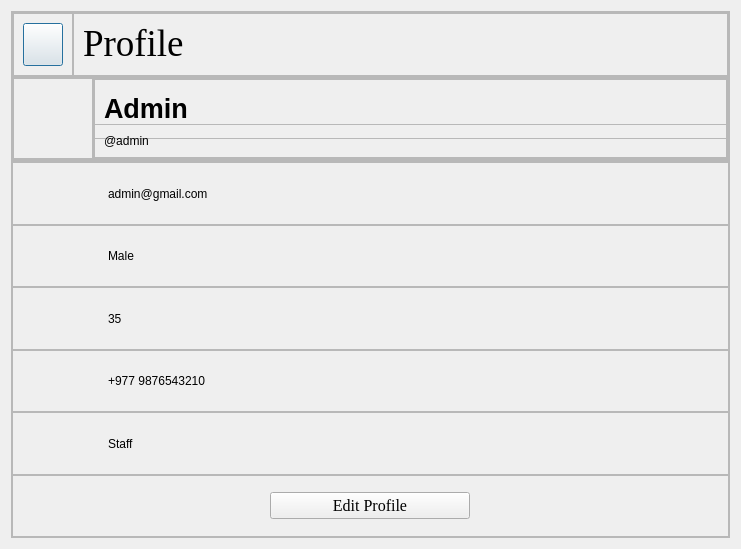
<?xml version="1.0" encoding="UTF-8"?>
<ui version="4.0">
 <class>UserInfo</class>
 <widget class="QDialog" name="UserInfo">
  <property name="geometry">
   <rect>
    <x>0</x>
    <y>0</y>
    <width>741</width>
    <height>549</height>
   </rect>
  </property>
  <property name="windowTitle">
   <string>Dialog</string>
  </property>
  <layout class="QVBoxLayout" name="verticalLayout_6">
   <item>
    <layout class="QVBoxLayout" name="Layout_profilewindow">
     <property name="spacing">
      <number>0</number>
     </property>
     <item>
      <widget class="QFrame" name="frame_hedder">
       <property name="maximumSize">
        <size>
         <width>16777215</width>
         <height>150</height>
        </size>
       </property>
       <property name="frameShape">
        <enum>QFrame::StyledPanel</enum>
       </property>
       <property name="frameShadow">
        <enum>QFrame::Raised</enum>
       </property>
       <layout class="QVBoxLayout" name="verticalLayout_2">
        <property name="spacing">
         <number>0</number>
        </property>
        <property name="leftMargin">
         <number>0</number>
        </property>
        <property name="topMargin">
         <number>0</number>
        </property>
        <property name="rightMargin">
         <number>0</number>
        </property>
        <property name="bottomMargin">
         <number>0</number>
        </property>
        <item>
         <widget class="QFrame" name="frame_title">
          <property name="maximumSize">
           <size>
            <width>16777215</width>
            <height>70</height>
           </size>
          </property>
          <property name="frameShape">
           <enum>QFrame::StyledPanel</enum>
          </property>
          <property name="frameShadow">
           <enum>QFrame::Raised</enum>
          </property>
          <layout class="QHBoxLayout" name="horizontalLayout_3">
           <property name="spacing">
            <number>0</number>
           </property>
           <property name="leftMargin">
            <number>0</number>
           </property>
           <property name="topMargin">
            <number>0</number>
           </property>
           <property name="rightMargin">
            <number>0</number>
           </property>
           <property name="bottomMargin">
            <number>0</number>
           </property>
           <item>
            <widget class="QFrame" name="frame_home">
             <property name="maximumSize">
              <size>
               <width>60</width>
               <height>16777215</height>
              </size>
             </property>
             <property name="frameShape">
              <enum>QFrame::StyledPanel</enum>
             </property>
             <property name="frameShadow">
              <enum>QFrame::Raised</enum>
             </property>
             <layout class="QHBoxLayout" name="horizontalLayout_5">
              <item>
               <widget class="QPushButton" name="pushButton_home">
                <property name="maximumSize">
                 <size>
                  <width>50</width>
                  <height>50</height>
                 </size>
                </property>
                <property name="text">
                 <string/>
                </property>
                <property name="icon">
                 <iconset resource="Resource.qrc">
                  <normaloff>:/rec/drive-download-20221026T014232Z-001/001-home.png</normaloff>:/rec/drive-download-20221026T014232Z-001/001-home.png</iconset>
                </property>
                <property name="iconSize">
                 <size>
                  <width>40</width>
                  <height>40</height>
                 </size>
                </property>
               </widget>
              </item>
             </layout>
            </widget>
           </item>
           <item>
            <widget class="QFrame" name="frame_profile">
             <property name="frameShape">
              <enum>QFrame::StyledPanel</enum>
             </property>
             <property name="frameShadow">
              <enum>QFrame::Raised</enum>
             </property>
             <layout class="QHBoxLayout" name="horizontalLayout_4">
              <item>
               <widget class="QLabel" name="label_profile">
                <property name="font">
                 <font>
                  <family>Times New Roman</family>
                  <pointsize>12</pointsize>
                 </font>
                </property>
                <property name="text">
                 <string>&lt;html&gt;&lt;head/&gt;&lt;body&gt;&lt;p&gt;&lt;span style=&quot; font-size:28pt;&quot;&gt;Profile&lt;/span&gt;&lt;/p&gt;&lt;/body&gt;&lt;/html&gt;</string>
                </property>
               </widget>
              </item>
             </layout>
            </widget>
           </item>
          </layout>
         </widget>
        </item>
        <item>
         <widget class="QFrame" name="frame_userinfo">
          <property name="frameShape">
           <enum>QFrame::StyledPanel</enum>
          </property>
          <property name="frameShadow">
           <enum>QFrame::Raised</enum>
          </property>
          <layout class="QHBoxLayout" name="horizontalLayout">
           <property name="spacing">
            <number>0</number>
           </property>
           <property name="leftMargin">
            <number>0</number>
           </property>
           <property name="topMargin">
            <number>0</number>
           </property>
           <property name="rightMargin">
            <number>0</number>
           </property>
           <property name="bottomMargin">
            <number>0</number>
           </property>
           <item>
            <widget class="QFrame" name="frame_userphoto">
             <property name="maximumSize">
              <size>
               <width>80</width>
               <height>16777215</height>
              </size>
             </property>
             <property name="frameShape">
              <enum>QFrame::StyledPanel</enum>
             </property>
             <property name="frameShadow">
              <enum>QFrame::Raised</enum>
             </property>
             <layout class="QHBoxLayout" name="horizontalLayout_6">
              <item>
               <widget class="QLabel" name="label_user">
                <property name="minimumSize">
                 <size>
                  <width>50</width>
                  <height>0</height>
                 </size>
                </property>
                <property name="maximumSize">
                 <size>
                  <width>106</width>
                  <height>16777215</height>
                 </size>
                </property>
                <property name="text">
                 <string/>
                </property>
                <property name="pixmap">
                 <pixmap resource="Resource.qrc">:/rec/drive-download-20221026T014232Z-001/PP.png</pixmap>
                </property>
                <property name="scaledContents">
                 <bool>true</bool>
                </property>
               </widget>
              </item>
             </layout>
            </widget>
           </item>
           <item>
            <widget class="QFrame" name="frame_username">
             <property name="frameShape">
              <enum>QFrame::StyledPanel</enum>
             </property>
             <property name="frameShadow">
              <enum>QFrame::Raised</enum>
             </property>
             <layout class="QVBoxLayout" name="verticalLayout">
              <property name="spacing">
               <number>0</number>
              </property>
              <property name="leftMargin">
               <number>0</number>
              </property>
              <property name="topMargin">
               <number>0</number>
              </property>
              <property name="rightMargin">
               <number>0</number>
              </property>
              <property name="bottomMargin">
               <number>0</number>
              </property>
              <item>
               <widget class="QFrame" name="frame_name">
                <property name="minimumSize">
                 <size>
                  <width>0</width>
                  <height>60</height>
                 </size>
                </property>
                <property name="frameShape">
                 <enum>QFrame::StyledPanel</enum>
                </property>
                <property name="frameShadow">
                 <enum>QFrame::Raised</enum>
                </property>
                <layout class="QVBoxLayout" name="verticalLayout_4">
                 <item>
                  <widget class="QLabel" name="label_name">
                   <property name="styleSheet">
                    <string notr="true">font: 700 20pt &quot;Segoe UI&quot;;</string>
                   </property>
                   <property name="text">
                    <string>&lt;html&gt;&lt;head/&gt;&lt;body&gt;&lt;p&gt;&lt;span style=&quot; font-size:20pt; font-weight:700;&quot;&gt;Admin&lt;/span&gt;&lt;/p&gt;&lt;/body&gt;&lt;/html&gt;</string>
                   </property>
                  </widget>
                 </item>
                </layout>
               </widget>
              </item>
              <item>
               <widget class="QFrame" name="frame_username_2">
                <property name="frameShape">
                 <enum>QFrame::StyledPanel</enum>
                </property>
                <property name="frameShadow">
                 <enum>QFrame::Raised</enum>
                </property>
                <layout class="QVBoxLayout" name="verticalLayout_5">
                 <item>
                  <widget class="QLabel" name="label_username">
                   <property name="styleSheet">
                    <string notr="true">font: 12pt &quot;Times New Roman&quot;;</string>
                   </property>
                   <property name="text">
                    <string>@admin</string>
                   </property>
                  </widget>
                 </item>
                </layout>
               </widget>
              </item>
             </layout>
            </widget>
           </item>
          </layout>
         </widget>
        </item>
       </layout>
      </widget>
     </item>
     <item>
      <widget class="QFrame" name="frame_info">
       <property name="frameShape">
        <enum>QFrame::StyledPanel</enum>
       </property>
       <property name="frameShadow">
        <enum>QFrame::Raised</enum>
       </property>
       <layout class="QVBoxLayout" name="verticalLayout_3">
        <property name="spacing">
         <number>0</number>
        </property>
        <property name="leftMargin">
         <number>0</number>
        </property>
        <property name="topMargin">
         <number>0</number>
        </property>
        <property name="rightMargin">
         <number>0</number>
        </property>
        <property name="bottomMargin">
         <number>0</number>
        </property>
        <item>
         <widget class="QFrame" name="frame_mail">
          <property name="frameShape">
           <enum>QFrame::StyledPanel</enum>
          </property>
          <property name="frameShadow">
           <enum>QFrame::Raised</enum>
          </property>
          <layout class="QHBoxLayout" name="horizontalLayout_8">
           <item>
            <spacer name="horizontalSpacer">
             <property name="orientation">
              <enum>Qt::Horizontal</enum>
             </property>
             <property name="sizeType">
              <enum>QSizePolicy::Fixed</enum>
             </property>
             <property name="sizeHint" stdset="0">
              <size>
               <width>40</width>
               <height>20</height>
              </size>
             </property>
            </spacer>
           </item>
           <item>
            <widget class="QLabel" name="label_mail_logo">
             <property name="maximumSize">
              <size>
               <width>40</width>
               <height>40</height>
              </size>
             </property>
             <property name="text">
              <string/>
             </property>
             <property name="pixmap">
              <pixmap resource="Resource.qrc">:/rec/drive-download-20221026T014232Z-001/mail.png</pixmap>
             </property>
             <property name="scaledContents">
              <bool>true</bool>
             </property>
            </widget>
           </item>
           <item>
            <widget class="QLabel" name="label_mail">
             <property name="styleSheet">
              <string notr="true">font: 12pt &quot;Times New Roman&quot;;</string>
             </property>
             <property name="text">
              <string>admin@gmail.com</string>
             </property>
            </widget>
           </item>
          </layout>
         </widget>
        </item>
        <item>
         <widget class="QFrame" name="frame_sex">
          <property name="frameShape">
           <enum>QFrame::StyledPanel</enum>
          </property>
          <property name="frameShadow">
           <enum>QFrame::Raised</enum>
          </property>
          <layout class="QHBoxLayout" name="horizontalLayout_7">
           <item>
            <spacer name="horizontalSpacer_2">
             <property name="orientation">
              <enum>Qt::Horizontal</enum>
             </property>
             <property name="sizeType">
              <enum>QSizePolicy::Fixed</enum>
             </property>
             <property name="sizeHint" stdset="0">
              <size>
               <width>40</width>
               <height>20</height>
              </size>
             </property>
            </spacer>
           </item>
           <item>
            <widget class="QLabel" name="label_sex_logo">
             <property name="maximumSize">
              <size>
               <width>40</width>
               <height>40</height>
              </size>
             </property>
             <property name="text">
              <string/>
             </property>
             <property name="pixmap">
              <pixmap resource="Resource.qrc">:/rec/drive-download-20221026T014232Z-001/sex.png</pixmap>
             </property>
             <property name="scaledContents">
              <bool>true</bool>
             </property>
            </widget>
           </item>
           <item>
            <widget class="QLabel" name="label_sex">
             <property name="styleSheet">
              <string notr="true">font: 12pt &quot;Times New Roman&quot;;</string>
             </property>
             <property name="text">
              <string>Male</string>
             </property>
            </widget>
           </item>
          </layout>
         </widget>
        </item>
        <item>
         <widget class="QFrame" name="frame_age">
          <property name="frameShape">
           <enum>QFrame::StyledPanel</enum>
          </property>
          <property name="frameShadow">
           <enum>QFrame::Raised</enum>
          </property>
          <layout class="QHBoxLayout" name="horizontalLayout_9">
           <item>
            <spacer name="horizontalSpacer_3">
             <property name="orientation">
              <enum>Qt::Horizontal</enum>
             </property>
             <property name="sizeType">
              <enum>QSizePolicy::Fixed</enum>
             </property>
             <property name="sizeHint" stdset="0">
              <size>
               <width>40</width>
               <height>20</height>
              </size>
             </property>
            </spacer>
           </item>
           <item>
            <widget class="QLabel" name="label_age_logo">
             <property name="maximumSize">
              <size>
               <width>40</width>
               <height>40</height>
              </size>
             </property>
             <property name="text">
              <string/>
             </property>
             <property name="pixmap">
              <pixmap resource="Resource.qrc">:/rec/drive-download-20221026T014232Z-001/dob.png</pixmap>
             </property>
             <property name="scaledContents">
              <bool>true</bool>
             </property>
            </widget>
           </item>
           <item>
            <widget class="QLabel" name="label_age">
             <property name="styleSheet">
              <string notr="true">font: 12pt &quot;Times New Roman&quot;;</string>
             </property>
             <property name="text">
              <string>35</string>
             </property>
            </widget>
           </item>
          </layout>
         </widget>
        </item>
        <item>
         <widget class="QFrame" name="frame_phone">
          <property name="frameShape">
           <enum>QFrame::StyledPanel</enum>
          </property>
          <property name="frameShadow">
           <enum>QFrame::Raised</enum>
          </property>
          <layout class="QHBoxLayout" name="horizontalLayout_10">
           <item>
            <spacer name="horizontalSpacer_4">
             <property name="orientation">
              <enum>Qt::Horizontal</enum>
             </property>
             <property name="sizeType">
              <enum>QSizePolicy::Fixed</enum>
             </property>
             <property name="sizeHint" stdset="0">
              <size>
               <width>40</width>
               <height>20</height>
              </size>
             </property>
            </spacer>
           </item>
           <item>
            <widget class="QLabel" name="label_phone_logo">
             <property name="maximumSize">
              <size>
               <width>40</width>
               <height>40</height>
              </size>
             </property>
             <property name="text">
              <string/>
             </property>
             <property name="pixmap">
              <pixmap resource="Resource.qrc">:/rec/drive-download-20221026T014232Z-001/Phone.png</pixmap>
             </property>
             <property name="scaledContents">
              <bool>true</bool>
             </property>
            </widget>
           </item>
           <item>
            <widget class="QLabel" name="label_phone">
             <property name="styleSheet">
              <string notr="true">font: 12pt &quot;Times New Roman&quot;;</string>
             </property>
             <property name="text">
              <string>+977 9876543210</string>
             </property>
            </widget>
           </item>
          </layout>
         </widget>
        </item>
        <item>
         <widget class="QFrame" name="frame_job">
          <property name="frameShape">
           <enum>QFrame::StyledPanel</enum>
          </property>
          <property name="frameShadow">
           <enum>QFrame::Raised</enum>
          </property>
          <layout class="QHBoxLayout" name="horizontalLayout_11">
           <item>
            <spacer name="horizontalSpacer_5">
             <property name="orientation">
              <enum>Qt::Horizontal</enum>
             </property>
             <property name="sizeType">
              <enum>QSizePolicy::Fixed</enum>
             </property>
             <property name="sizeHint" stdset="0">
              <size>
               <width>40</width>
               <height>20</height>
              </size>
             </property>
            </spacer>
           </item>
           <item>
            <widget class="QLabel" name="label_job_logo">
             <property name="maximumSize">
              <size>
               <width>40</width>
               <height>40</height>
              </size>
             </property>
             <property name="text">
              <string/>
             </property>
             <property name="pixmap">
              <pixmap resource="Resource.qrc">:/rec/drive-download-20221026T014232Z-001/Job.png</pixmap>
             </property>
             <property name="scaledContents">
              <bool>true</bool>
             </property>
            </widget>
           </item>
           <item>
            <widget class="QLabel" name="label_job">
             <property name="styleSheet">
              <string notr="true">font: 12pt &quot;Times New Roman&quot;;</string>
             </property>
             <property name="text">
              <string>Staff</string>
             </property>
            </widget>
           </item>
          </layout>
         </widget>
        </item>
        <item>
         <widget class="QFrame" name="frame_editprofile">
          <property name="frameShape">
           <enum>QFrame::StyledPanel</enum>
          </property>
          <property name="frameShadow">
           <enum>QFrame::Raised</enum>
          </property>
          <layout class="QHBoxLayout" name="horizontalLayout_12">
           <item>
            <widget class="QPushButton" name="pushButton_editprofile">
             <property name="minimumSize">
              <size>
               <width>50</width>
               <height>0</height>
              </size>
             </property>
             <property name="maximumSize">
              <size>
               <width>200</width>
               <height>16777215</height>
              </size>
             </property>
             <property name="font">
              <font>
               <family>Times New Roman</family>
               <pointsize>12</pointsize>
              </font>
             </property>
             <property name="text">
              <string>Edit Profile</string>
             </property>
            </widget>
           </item>
          </layout>
         </widget>
        </item>
       </layout>
      </widget>
     </item>
    </layout>
   </item>
  </layout>
 </widget>
 <resources>
  <include location="Resource.qrc"/>
 </resources>
 <connections/>
</ui>
